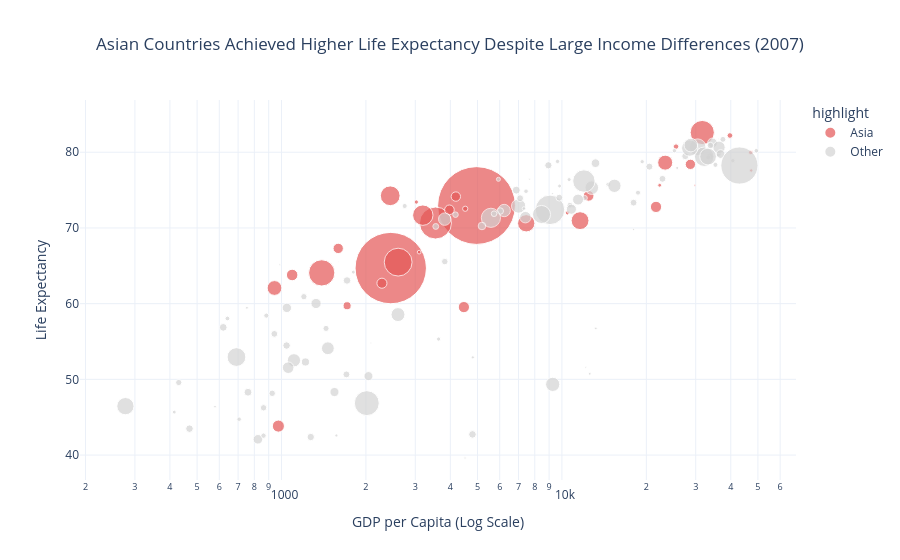

The notebook cell this image was saved under:
### Code cell
df_2007 = df.loc[df['year'] == 2007].copy()


highlight_continent = 'Asia'


df_2007['highlight'] = df_2007['continent'].apply(
    lambda x: highlight_continent if x == highlight_continent else 'Other'
)


fig2 = px.scatter(
    df_2007,
    x='gdpPercap',
    y='lifeExp',
    size='pop',
    color='highlight',
    hover_name='country',
    log_x=True,          
    size_max=55,        
    title='Asian Countries Achieved Higher Life Expectancy Despite Large Income Differences (2007)',
    
    labels={
        'gdpPercap': 'GDP per Capita (Log Scale)',
        'lifeExp': 'Life Expectancy'
    },

    color_discrete_map={
        'Asia': '#E45756',
        'Other': 'lightgrey'
    }
)


fig2.add_annotation(
    x=5000,
    y=78,
    text='Many Asian countries reached high life expectancy<br>without the highest GDP levels.',
    showarrow=True,
    arrowhead=2
)


fig2.update_layout(
    template='plotly_white',
    title_x=0.5
)

fig2.show()

### Figure 1 — Plotly figure (JSON) as saved in the notebook; plotly's stock layout.template omitted (floating-point values rounded to 4 significant figures)
{"data": [{"hovertemplate": "<b>%{hovertext}</b><br><br>highlight=Asia<br>GDP per Capita (Log Scale)=%{x}<br>Life Expectancy=%{y}<br>pop=%{marker.size}<extra></extra>", "hovertext": ["Afghanistan", "Bahrain", "Bangladesh", "Cambodia", "China", "Hong Kong, China", "India", "Indonesia", "Iran", "Iraq", "Israel", "Japan", "Jordan", "Korea, Dem. Rep.", "Korea, Rep.", "Kuwait", "Lebanon", "Malaysia", "Mongolia", "Myanmar", "Nepal", "Oman", "Pakistan", "Philippines", "Saudi Arabia", "Singapore", "Sri Lanka", "Syria", "Taiwan", "Thailand", "Vietnam", "West Bank and Gaza", "Yemen, Rep."], "legendgroup": "Asia", "marker": {"color": "#E45756", "size": [31889923, 708573, 150448339, 14131858, 1318683096, 6980412, 1110396331, 223547000, 69453570, 27499638, 6426679, 127467972, 6053193, 23301725, 49044790, 2505559, 3921278, 24821286, 2874127, 47761980, 28901790, 3204897, 169270617, 91077287, 27601038, 4553009, 20378239, 19314747, 23174294, 65068149, 85262356, 4018332, 22211743], "sizemode": "area", "sizeref": 435900.0, "symbol": "circle"}, "mode": "markers", "name": "Asia", "orientation": "v", "showlegend": true, "type": "scatter", "x": [974.6, 29800.0, 1391.0, 1714.0, 4959.0, 39720.0, 2452.0, 3541.0, 11610.0, 4471.0, 25520.0, 31660.0, 4519.0, 1593.0, 23350.0, 47310.0, 10460.0, 12450.0, 3096.0, 944.0, 1091.0, 22320.0, 2606.0, 3190.0, 21650.0, 47140.0, 3970.0, 4185.0, 28720.0, 7458.0, 2442.0, 3025.0, 2281.0], "xaxis": "x", "y": [43.83, 75.64, 64.06, 59.72, 72.96, 82.21, 64.7, 70.65, 70.96, 59.55, 80.75, 82.6, 72.53, 67.3, 78.62, 77.59, 71.99, 74.24, 66.8, 62.07, 63.78, 75.64, 65.48, 71.69, 72.78, 79.97, 72.4, 74.14, 78.4, 70.62, 74.25, 73.42, 62.7], "yaxis": "y"}, {"hovertemplate": "<b>%{hovertext}</b><br><br>highlight=Other<br>GDP per Capita (Log Scale)=%{x}<br>Life Expectancy=%{y}<br>pop=%{marker.size}<extra></extra>", "hovertext": ["Albania", "Algeria", "Angola", "Argentina", "Australia", "Austria", "Belgium", "Benin", "Bolivia", "Bosnia and Herzegovina", "Botswana", "Brazil", "Bulgaria", "Burkina Faso", "Burundi", "Cameroon", "Canada", "Central African Republic", "Chad", "Chile", "Colombia", "Comoros", "Congo, Dem. Rep.", "Congo, Rep.", "Costa Rica", "Cote d'Ivoire", "Croatia", "Cuba", "Czech Republic", "Denmark", "Djibouti", "Dominican Republic", "Ecuador", "Egypt", "El Salvador", "Equatorial Guinea", "Eritrea", "Ethiopia", "Finland", "France", "Gabon", "Gambia", "Germany", "Ghana", "Greece", "Guatemala", "Guinea", "Guinea-Bissau", "Haiti", "Honduras", "Hungary", "Iceland", "Ireland", "Italy", "Jamaica", "Kenya", "Lesotho", "Liberia", "Libya", "Madagascar", "Malawi", "Mali", "Mauritania", "Mauritius", "Mexico", "Montenegro", "Morocco", "Mozambique", "Namibia", "Netherlands", "New Zealand", "Nicaragua", "Niger", "Nigeria", "Norway", "Panama", "Paraguay", "Peru", "Poland", "Portugal", "Puerto Rico", "Reunion", "Romania", "Rwanda", "Sao Tome and Principe", "Senegal", "Serbia", "Sierra Leone", "Slovak Republic", "Slovenia", "Somalia", "South Africa", "Spain", "Sudan", "Swaziland", "Sweden", "Switzerland", "Tanzania", "Togo", "Trinidad and Tobago", "Tunisia", "Turkey", "Uganda", "United Kingdom", "United States", "Uruguay", "Venezuela", "Zambia", "Zimbabwe"], "legendgroup": "Other", "marker": {"color": "lightgrey", "size": [3600523, 33333216, 12420476, 40301927, 20434176, 8199783, 10392226, 8078314, 9119152, 4552198, 1639131, 190010647, 7322858, 14326203, 8390505, 17696293, 33390141, 4369038, 10238807, 16284741, 44227550, 710960, 64606759, 3800610, 4133884, 18013409, 4493312, 11416987, 10228744, 5468120, 496374, 9319622, 13755680, 80264543, 6939688, 551201, 4906585, 76511887, 5238460, 61083916, 1454867, 1688359, 82400996, 22873338, 10706290, 12572928, 9947814, 1472041, 8502814, 7483763, 9956108, 301931, 4109086, 58147733, 2780132, 35610177, 2012649, 3193942, 6036914, 19167654, 13327079, 12031795, 3270065, 1250882, 108700891, 684736, 33757175, 19951656, 2055080, 16570613, 4115771, 5675356, 12894865, 135031164, 4627926, 3242173, 6667147, 28674757, 38518241, 10642836, 3942491, 798094, 22276056, 8860588, 199579, 12267493, 10150265, 6144562, 5447502, 2009245, 9118773, 43997828, 40448191, 42292929, 1133066, 9031088, 7554661, 38139640, 5701579, 1056608, 10276158, 71158647, 29170398, 60776238, 301139947, 3447496, 26084662, 11746035, 12311143], "sizemode": "area", "sizeref": 435900.0, "symbol": "circle"}, "mode": "markers", "name": "Other", "orientation": "v", "showlegend": true, "type": "scatter", "x": [5937.0, 6223.0, 4797.0, 12780.0, 34440.0, 36130.0, 33690.0, 1441.0, 3822.0, 7446.0, 12570.0, 9066.0, 10680.0, 1217.0, 430.1, 2042.0, 36320.0, 706.0, 1704.0, 13170.0, 7007.0, 986.1, 277.6, 3633.0, 9645.0, 1545.0, 14620.0, 8948.0, 22830.0, 35280.0, 2082.0, 6025.0, 6873.0, 5581.0, 5728.0, 12150.0, 641.4, 690.8, 33210.0, 30470.0, 13210.0, 752.7, 32170.0, 1328.0, 27540.0, 5186.0, 942.7, 579.2, 1202.0, 3548.0, 18010.0, 36180.0, 40680.0, 28570.0, 7321.0, 1463.0, 1569.0, 414.5, 12060.0, 1045.0, 759.3, 1043.0, 1803.0, 10960.0, 11980.0, 9254.0, 3820.0, 823.7, 4811.0, 36800.0, 25190.0, 2749.0, 619.7, 2014.0, 49360.0, 9809.0, 4173.0, 7409.0, 15390.0, 20510.0, 19330.0, 7670.0, 10810.0, 863.1, 1598.0, 1712.0, 9787.0, 862.5, 18680.0, 25770.0, 926.1, 9270.0, 28820.0, 2602.0, 4513.0, 33860.0, 37510.0, 1107.0, 883.0, 18010.0, 7093.0, 8458.0, 1056.0, 33200.0, 42950.0, 10610.0, 11420.0, 1271.0, 469.7], "xaxis": "x", "y": [76.42, 72.3, 42.73, 75.32, 81.23, 79.83, 79.44, 56.73, 65.55, 74.85, 50.73, 72.39, 73.0, 52.3, 49.58, 50.43, 80.65, 44.74, 50.65, 78.55, 72.89, 65.15, 46.46, 55.32, 78.78, 48.33, 75.75, 78.27, 76.49, 78.33, 54.79, 72.23, 74.99, 71.34, 71.88, 51.58, 58.04, 52.95, 79.31, 80.66, 56.73, 59.45, 79.41, 60.02, 79.48, 70.26, 56.01, 46.39, 60.92, 70.2, 73.34, 81.76, 78.89, 80.55, 72.57, 54.11, 42.59, 45.68, 73.95, 59.44, 48.3, 54.47, 64.16, 72.8, 76.19, 74.54, 71.16, 42.08, 52.91, 79.76, 80.2, 72.9, 56.87, 46.86, 80.2, 75.54, 71.75, 71.42, 75.56, 78.1, 78.75, 76.44, 72.48, 46.24, 65.53, 63.06, 74.0, 42.57, 74.66, 77.93, 48.16, 49.34, 80.94, 58.56, 39.61, 80.88, 81.7, 52.52, 58.42, 69.82, 73.92, 71.78, 51.54, 79.42, 78.24, 76.38, 73.75, 42.38, 43.49], "yaxis": "y"}], "layout": {"annotations": [{"arrowhead": 2, "showarrow": true, "text": "Many Asian countries reached high life expectancy<br>without the highest GDP levels.", "x": 5000, "y": 78}], "legend": {"itemsizing": "constant", "title": {"text": "highlight"}, "tracegroupgap": 0}, "title": {"text": "Asian Countries Achieved Higher Life Expectancy Despite Large Income Differences (2007)", "x": 0.5}, "xaxis": {"anchor": "y", "domain": [0, 1], "title": {"text": "GDP per Capita (Log Scale)"}, "type": "log"}, "yaxis": {"anchor": "x", "domain": [0, 1], "title": {"text": "Life Expectancy"}}}}
